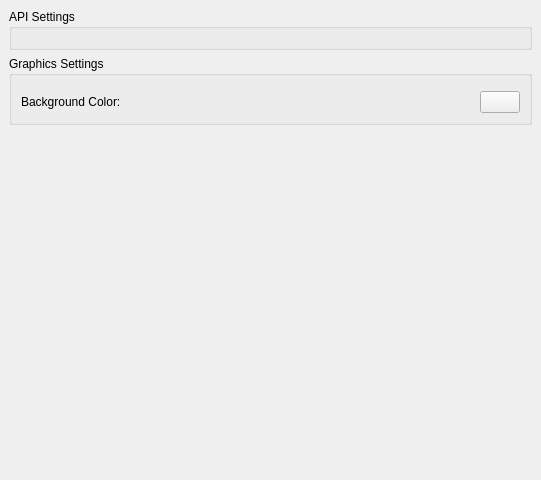
<?xml version="1.0" encoding="UTF-8"?>
<ui version="4.0">
 <class>ConfigureGraphics</class>
 <widget class="QWidget" name="ConfigureGraphics">
  <property name="geometry">
   <rect>
    <x>0</x>
    <y>0</y>
    <width>541</width>
    <height>480</height>
   </rect>
  </property>
  <property name="windowTitle">
   <string>Form</string>
  </property>
  <property name="accessibleName">
   <string>Graphics</string>
  </property>
  <layout class="QVBoxLayout" name="verticalLayout_1">
   <property name="leftMargin">
    <number>0</number>
   </property>
   <property name="topMargin">
    <number>0</number>
   </property>
   <property name="rightMargin">
    <number>0</number>
   </property>
   <property name="bottomMargin">
    <number>0</number>
   </property>
   <item>
    <widget class="QScrollArea" name="scrollArea">
     <property name="frameShape">
      <enum>QFrame::Shape::NoFrame</enum>
     </property>
     <property name="widgetResizable">
      <bool>true</bool>
     </property>
     <widget class="QWidget" name="scrollAreaWidgetContents">
      <property name="geometry">
       <rect>
        <x>0</x>
        <y>0</y>
        <width>541</width>
        <height>480</height>
       </rect>
      </property>
      <layout class="QVBoxLayout" name="scrollLayout">
       <item>
        <layout class="QVBoxLayout" name="verticalLayout_2">
         <item>
          <widget class="QGroupBox" name="groupBox_2">
           <property name="title">
            <string>API Settings</string>
           </property>
           <layout class="QVBoxLayout" name="verticalLayout_3">
            <item>
             <widget class="QWidget" name="api_widget" native="true">
              <layout class="QHBoxLayout" name="horizontalLayout">
               <property name="leftMargin">
                <number>0</number>
               </property>
               <property name="topMargin">
                <number>0</number>
               </property>
               <property name="rightMargin">
                <number>0</number>
               </property>
               <property name="bottomMargin">
                <number>0</number>
               </property>
              </layout>
             </widget>
            </item>
           </layout>
          </widget>
         </item>
         <item>
          <widget class="QGroupBox" name="groupBox">
           <property name="maximumSize">
            <size>
             <width>16777215</width>
             <height>16777215</height>
            </size>
           </property>
           <property name="title">
            <string>Graphics Settings</string>
           </property>
           <layout class="QVBoxLayout" name="verticalLayout_4">
            <item>
             <widget class="QWidget" name="graphics_widget" native="true">
              <layout class="QVBoxLayout" name="verticalLayout">
               <property name="leftMargin">
                <number>0</number>
               </property>
               <property name="topMargin">
                <number>0</number>
               </property>
               <property name="rightMargin">
                <number>0</number>
               </property>
               <property name="bottomMargin">
                <number>0</number>
               </property>
              </layout>
             </widget>
            </item>
            <item>
             <widget class="QWidget" name="bg_widget" native="true">
              <layout class="QHBoxLayout" name="bg_layout">
               <property name="leftMargin">
                <number>0</number>
               </property>
               <property name="topMargin">
                <number>0</number>
               </property>
               <property name="rightMargin">
                <number>0</number>
               </property>
               <property name="bottomMargin">
                <number>0</number>
               </property>
               <item>
                <widget class="QLabel" name="label">
                 <property name="sizePolicy">
                  <sizepolicy hsizetype="Expanding" vsizetype="Preferred">
                   <horstretch>0</horstretch>
                   <verstretch>0</verstretch>
                  </sizepolicy>
                 </property>
                 <property name="text">
                  <string>Background Color:</string>
                 </property>
                </widget>
               </item>
               <item>
                <widget class="QPushButton" name="bg_button">
                 <property name="sizePolicy">
                  <sizepolicy hsizetype="Preferred" vsizetype="Preferred">
                   <horstretch>0</horstretch>
                   <verstretch>0</verstretch>
                  </sizepolicy>
                 </property>
                 <property name="maximumSize">
                  <size>
                   <width>40</width>
                   <height>16777215</height>
                  </size>
                 </property>
                 <property name="text">
                  <string/>
                 </property>
                </widget>
               </item>
              </layout>
             </widget>
            </item>
           </layout>
          </widget>
         </item>
        </layout>
       </item>
       <item>
        <spacer name="verticalSpacer">
         <property name="orientation">
          <enum>Qt::Vertical</enum>
         </property>
         <property name="sizeHint" stdset="0">
          <size>
           <width>20</width>
           <height>40</height>
          </size>
         </property>
        </spacer>
       </item>
      </layout>
     </widget>
    </widget>
   </item>
  </layout>
 </widget>
 <resources/>
 <connections/>
</ui>
